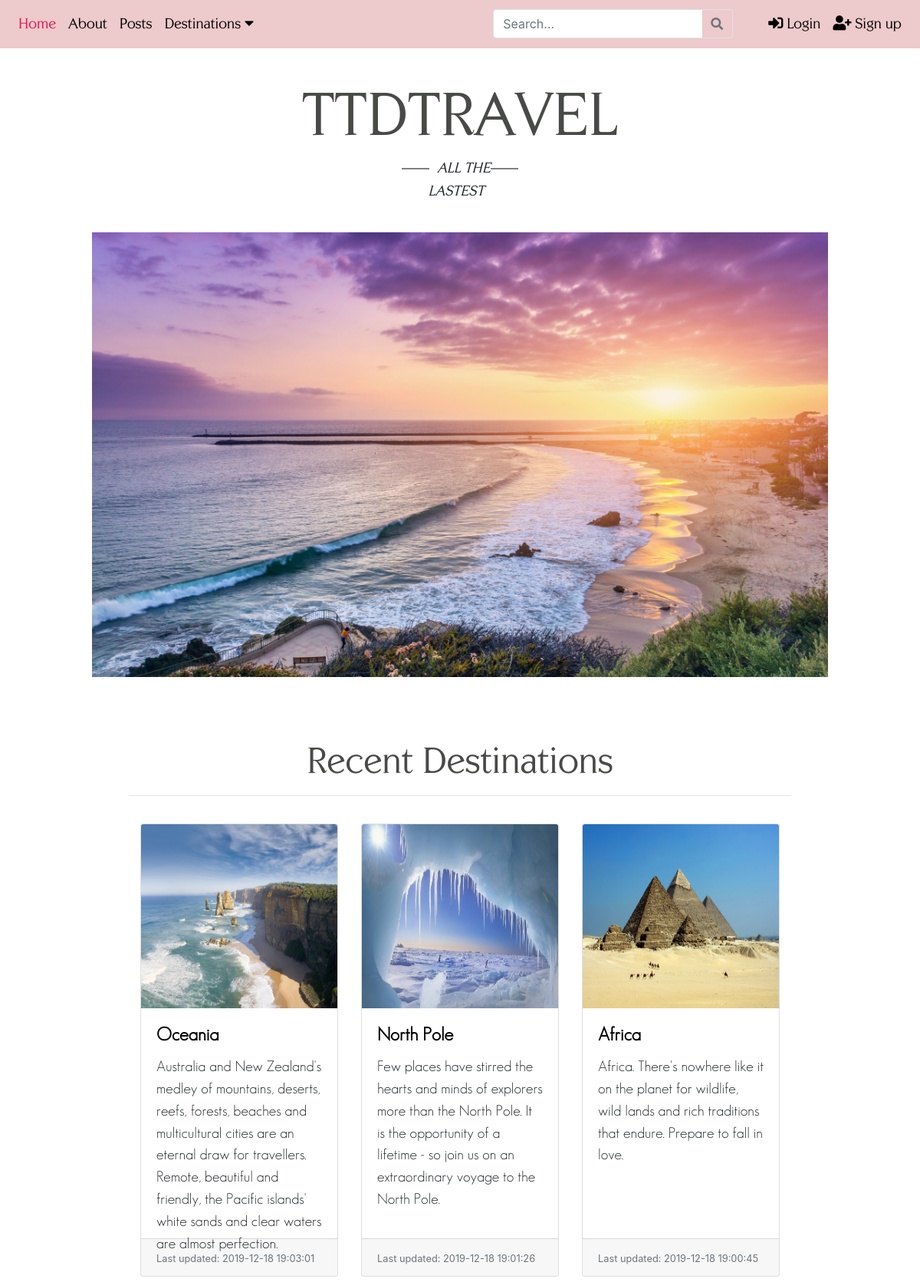
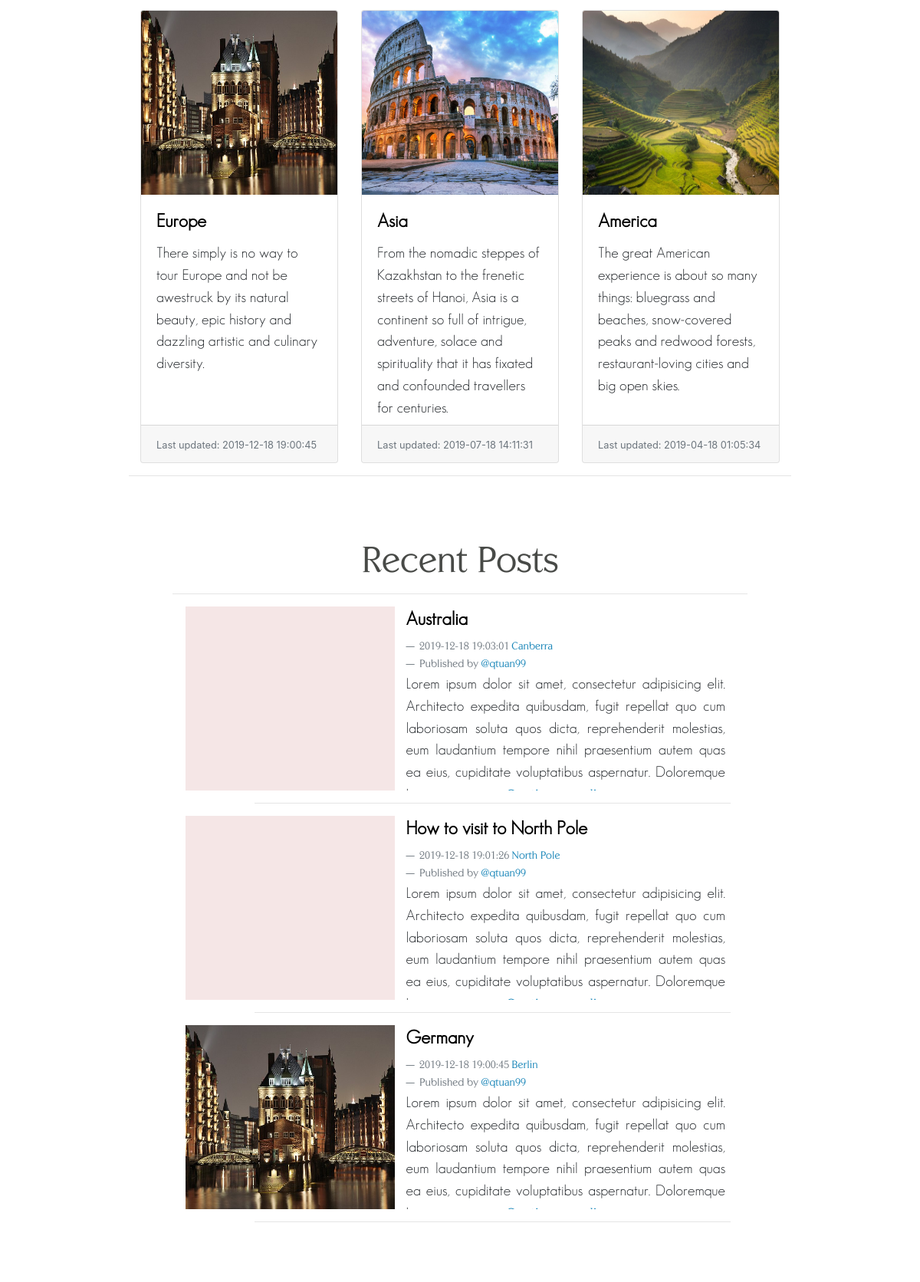
The page / (upper part) on the database its author committed (2 pictures, top to bottom).
### tables this page shows
CREATE TABLE `continent` (
  `continent_id` int(11) NOT NULL,
  `continent_name` varchar(30) NOT NULL,
  `description` varchar(1000) DEFAULT 'Lorem ipsum dolor sit amet, consectetur adipisicing elit. Maxime, fuga.'
);

CREATE TABLE `location` (
  `location_id` int(11) NOT NULL,
  `city` varchar(45) DEFAULT NULL,
  `country` varchar(45) DEFAULT NULL,
  `continent_id` int(11) NOT NULL,
  `post_id` int(11) NOT NULL
);

CREATE TABLE `post` (
  `post_id` int(11) NOT NULL,
  `title` varchar(100) NOT NULL,
  `text` text NOT NULL,
  `publish_date` datetime NOT NULL DEFAULT CURRENT_TIMESTAMP,
  `thumbnail_img` varchar(300) NOT NULL DEFAULT 'images/no-thumbnail.jpg',
  `user_id` int(11) NOT NULL DEFAULT '1'
);

### core/data/PDOData.php (called while the page is built, shortened)
<?php
	class PDOData {
		private $db = null;
    private $servername = "localhost:3307";
    private $database = "ttd_travel";
    private $username = "root";
    private $password = "quangtuan99";
		public function __construct() {
			try {
				$this->db = new PDO("mysql:host=$this->servername;dbname=$this->database", $this->username, $this->password);
			} catch(PDOException $e) { echo $e->getMessage();	}
		}
		public function __destruct() {
			try {
				$this->db = null;
			} catch(PDOException $e) { echo $e->getMessage();	}
		}
		public function doQuery($query) {
			$ret = array();
			try {
				$stmt = $this->db->query($query);
				if ($stmt) {
					while ($row = $stmt->fetch(PDO::FETCH_ASSOC)) {
						$ret[] = $row;
					}
				}
			} catch(PDOException $e) {	echo $query; }
			return $ret;
		}
	}

### post/model/Post.php (called while the page is built, shortened)
<?php
require_once("core/data/PDOData.php");
class Post {
  public function getRecentPost() {
    $db = new PDOData();
    $data = $db->doQuery("
      select p.*, l.city
      from post p
      inner join location l
      on l.post_id = p.post_id
      order by p.publish_date desc limit 3;
    ");
    return $data;
  }
  public function getAllContinent() {
    $db = new PDOData();
    $data = $db->doQuery("
      select c.*, p.publish_date, p.thumbnail_img
      from location l
      inner join continent c
      on c.continent_id = l.continent_id
      inner join post p
      on p.post_id = l.post_id
      group by c.continent_id
      order by p.publish_date desc;
    ");
    return $data;
  }
}

### post/view/PostView.php (the view, shortened to what this page needs)
<?php
require_once("core/data/PDOData.php");
class PostView {
  private $data;
  public function __construct($data) {
    $this->data = $data;
  }
  public function recentPostView() {
    $html = "";
    foreach ($this->data as $row){
      $string = $row["text"];
      $string = (strlen($string) > 300) ? substr($string, 0, 290).'...' : $string;
      $html .= '
      <li class="postcontent">
        <div class="image-container">
          <div class="hovereffect">
            <img class="rounded img-responsive" src="'.$row["thumbnail_img"].'"
            href="#detailPostModal'.$row["post_id"].'" data-toggle="modal">
          </div>
        </div>
        <div class="content-container">
          <h3 class="post-title hvr-animation-blue" href="#detailPostModal'.$row["post_id"].'" data-toggle="modal">'.$row["title"].'</h3>
          <div class="datetime-location" style="font-size: 14px;">
            <footer class="blockquote-footer">
              <span style="font-size:14px;">'.$row["publish_date"].'</span>
              <span style="font-size:14px;" class="location hvr-animation-blue">'.$row["city"].'</span>
            </footer>
          </div>
          <div class="datetime-location" style="font-size: 14px;">
            <footer class="blockquote-footer">
              <span style="font-size:14px;">Published by </span>
              <span style="font-size:14px;" class="username hvr-animation-blue">@qtuan99</span>
            </footer>
          </div>
          <p>
            '.$string.'
            <span class="read-more hvr-animation-blue" href="#detailPostModal'.$row["post_id"].'" data-toggle="modal">Continue reading ></span>
          </p>
        </div>
      </li>
      <div class="line "><hr></div>
      ';
    }
     return $html;
  }
  public function allDestinationView() {
    $html = "";
    foreach ($this->data as $row){
      $continent = strtolower($row["continent_name"]);
      $continent = str_replace(' ', '', $continent);
      $html .= '
      <div class="col-sm-4 col-des" style="margin-top:20px;">
        <div class="card">
          <div class="hovereffect2">
          <a href="./all_post.php?categories='.$continent.'">
            <img class="card-img-top" src="'.$row["thumbnail_img"].'">
          </a>
        </div>
          <div class="card-body">
            <a class="title-post" href="./all_post.php?categories='.$continent.'"><h5 class="card-title hvr-animation-blue">
              '.$row["continent_name"].'
            </h5></a>
            <p class="card-text">
              '.$row["description"].'
            </p>
          </div>
          <div class="card-footer">
            <small class="text-muted">
              Last updated: '.$row["publish_date"].'
            </small>
          </div>
        </div>
      </div>
      ';
    }
    return $html;
  }
}

### css/master.css (style rules this page uses)
* { box-sizing: border-box; }
span { font-weight: lighter; font-family: 'centabel' !important; }
.hvr-animation-blue { display: inline-block; text-decoration: none; cursor: pointer; }
.hvr-animation-blue::after { content: ''; display: block; width: 0; height: 2px; background: #1885b8; transition: width .3s; }
img { max-width: 100%; max-height: 100%; }
.location { color: #1885b8; }
.username { color: #1885b8; }

### css/home.css (style rules this page uses)
h3 { margin-top: 12px; font-family: MdGroteskRegular; font-size: 130%; }
.postcontent { overflow: hidden; display: block; height: 240px; position: relative; }
.image-container { width: 38%; height: 240px; padding: 0; float: left; margin-right: 15px; }
.image-container img { width: 100%; height: 100%; cursor: pointer; }
.content-container { width: 60%; height: 260px; position: absolute; bottom: 0; right: 0; padding-top: 10px; }
.content-container p { text-align: justify; margin-right: 15px; }
.hovereffect { width: 100%; height: 100%; float: left; overflow: hidden; position: relative; cursor: pointer; background: #f5e6e6; }
.hovereffect img { display: block; position: relative; max-width: none; width: calc(100% + 20px); -webkit-transition: opacity 0.35s, -webkit-transform 0.35s; transition: opacity 0.35s, transform 0.35s; -webkit-transform: translate3d(-10px,0,0); transform: translate3d(-10px,0,0); -webkit-backface-visibility: hidden; backface-visibility: hidden; }
li.postcontent p { font-family: GeosansLight; font-size: 120%; }
li.postcontent { margin: 10px; margin-right: 47px; }
.post-title { font-family:GeosansLight; font-size:150%; font-weight: bold; display: inline-block; color: #000; text-decoration: none; cursor: pointer; transition: color .3s; }
.line { width:80%; margin-left:100px; margin-right: auto; }
.card-img-top { height:240px; }
.card-text { height:120px; font-family:GeosansLight; font-size:120%; }
.title-post { cursor:pointer; color: #000; font-weight: bold; font-size: 115%; transition: color .3s; }
.card-title { font-family:GeosansLight; font-size: 130%; font-weight:bold; }
.card-body { min-height: 300px; }
.read-more { color: #1885b8; }

### rows shown on the page
continent: shows a picture, continent_name "Oceania", description "Australia and New Zealand's medley of mountains, deserts, reefs, forests, beaches and multicultural cities are an eternal draw for travellers. Remote, beautiful and friendly, the Pacific islands' white sands and clear waters are almost perfection.", publish_date "2019-12-18 19:03:01"
continent: shows a picture, continent_name "North Pole", description "Few places have stirred the hearts and minds of explorers more than the North Pole. It is the opportunity of a lifetime - so join us on an extraordinary voyage to the North Pole.", publish_date "2019-12-18 19:01:26"
continent: shows a picture, continent_name "Africa", description "Africa. There's nowhere like it on the planet for wildlife, wild lands and rich traditions that endure. Prepare to fall in love.", publish_date "2019-12-18 19:00:45"
continent: shows a picture, continent_name "Europe", description "There simply is no way to tour Europe and not be awestruck by its natural beauty, epic history and dazzling artistic and culinary diversity.", publish_date "2019-12-18 19:00:45"
continent: shows a picture, continent_name "Asia", description "From the nomadic steppes of Kazakhstan to the frenetic streets of Hanoi, Asia is a continent so full of intrigue, adventure, solace and spirituality that it has fixated and confounded travellers for centuries.", publish_date "2019-07-18 14:11:31"
continent: shows a picture, continent_name "America", description "The great American experience is about so many things: bluegrass and beaches, snow-covered peaks and redwood forests, restaurant-loving cities and big open skies.", publish_date "2019-04-18 01:05:34"
location: post.thumbnail_img (picture), post.title "Australia", post.publish_date "2019-12-18 19:03:01", city "Canberra", post.text "Lorem ipsum dolor sit amet, consectetur adipisicing elit. Architecto expedita quibusdam, fugit repellat quo cum laboriosam soluta quos dicta, reprehenderit molestias, eum laudantium tempore nihil praesentium autem quas ea eius, cupiditate voluptatibus aspernatur. Doloremque…"
location: post.thumbnail_img (picture), post.title "How to visit to North Pole", post.publish_date "2019-12-18 19:01:26", city "North Pole", post.text "Lorem ipsum dolor sit amet, consectetur adipisicing elit. Architecto expedita quibusdam, fugit repellat quo cum laboriosam soluta quos dicta, reprehenderit molestias, eum laudantium tempore nihil praesentium autem quas ea eius, cupiditate voluptatibus aspernatur. Doloremque…"
location: post.thumbnail_img (picture), post.title "Germany", post.publish_date "2019-12-18 19:00:45", city "Berlin", post.text "Lorem ipsum dolor sit amet, consectetur adipisicing elit. Architecto expedita quibusdam, fugit repellat quo cum laboriosam soluta quos dicta, reprehenderit molestias, eum laudantium tempore nihil praesentium autem quas ea eius, cupiditate voluptatibus aspernatur. Doloremque…"
